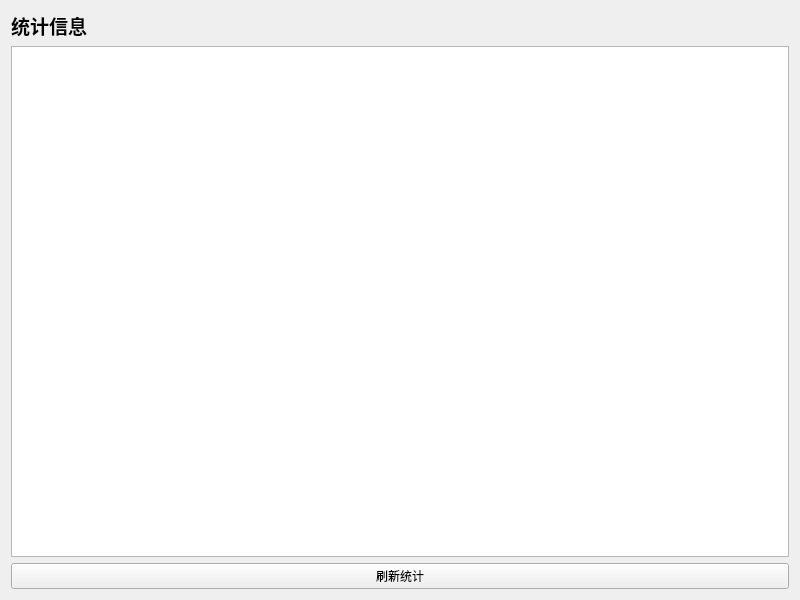
<?xml version="1.0" encoding="UTF-8"?>
<ui version="4.0">
 <class>StatsPage</class>
 <widget class="QWidget" name="StatsPage">
  <property name="geometry">
   <rect>
    <x>0</x>
    <y>0</y>
    <width>800</width>
    <height>600</height>
   </rect>
  </property>
  <layout class="QVBoxLayout" name="verticalLayout">
   <item>
    <widget class="QLabel" name="label">
     <property name="font">
      <font>
       <pointsize>14</pointsize>
       <weight>75</weight>
       <bold>true</bold>
      </font>
     </property>
     <property name="text">
      <string>统计信息</string>
     </property>
    </widget>
   </item>
   <item>
    <widget class="QTextEdit" name="statsTextEdit">
     <property name="readOnly">
      <bool>true</bool>
     </property>
    </widget>
   </item>
   <item>
    <widget class="QPushButton" name="refreshButton">
     <property name="text">
      <string>刷新统计</string>
     </property>
    </widget>
   </item>
  </layout>
 </widget>
 <resources/>
 <connections/>
</ui>
